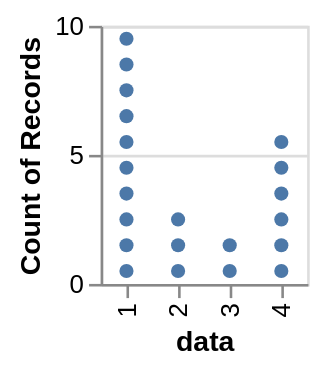

Here is the Vega-Lite specification saved for this chart:
### Vega specification from a JSON file in a GitHub repository (floating-point values rounded to 4 significant figures)
{"$schema": "https://vega.github.io/schema/vega/v5.json", "description": "A Wilkinson Dot Plot created by generating an id and stacking data points", "background": "white", "padding": 5, "height": 100, "style": "cell", "data": [{"name": "source_0", "values": [1, 1, 1, 1, 1, 1, 1, 1, 1, 1, 2, 2, 2, 3, 3, 4, 4, 4, 4, 4, 4]}, {"name": "data_0", "source": "source_0", "transform": [{"type": "window", "params": [null], "as": ["id"], "ops": ["rank"], "fields": [null], "sort": {"field": [], "order": []}}, {"type": "aggregate", "groupby": ["data", "id"], "ops": ["count"], "fields": [null], "as": ["__count"]}, {"type": "stack", "groupby": ["data"], "field": "__count", "sort": {"field": ["id"], "order": ["descending"]}, "as": ["__count_start", "__count_end"], "offset": "zero"}]}], "signals": [{"name": "x_step", "value": 20}, {"name": "width", "update": "bandspace(domain('x').length, 1, 0.5) * x_step"}], "marks": [{"name": "marks", "type": "symbol", "style": ["circle"], "from": {"data": "data_0"}, "encode": {"update": {"fill": {"value": "#4c78a8"}, "x": {"scale": "x", "field": "data"}, "y": {"signal": "scale(\"y\", 0.5 * datum[\"__count_start\"] + 0.5 * datum[\"__count_end\"])"}, "shape": {"value": "circle"}}}}], "scales": [{"name": "x", "type": "point", "domain": {"data": "data_0", "field": "data", "sort": true}, "range": {"step": {"signal": "x_step"}}, "padding": 0.5}, {"name": "y", "type": "linear", "domain": {"data": "data_0", "fields": ["__count_start", "__count_end"]}, "range": [{"signal": "height"}, 0], "nice": true, "zero": true}], "axes": [{"scale": "y", "orient": "left", "gridScale": "x", "grid": true, "tickCount": {"signal": "ceil(height/40)"}, "domain": false, "labels": false, "maxExtent": 0, "minExtent": 0, "ticks": false, "zindex": 0}, {"scale": "x", "orient": "bottom", "grid": false, "title": "data", "labelAlign": "right", "labelAngle": 270, "labelBaseline": "middle", "labelOverlap": true, "zindex": 0}, {"scale": "y", "orient": "left", "grid": false, "title": "Count of Records", "labelOverlap": true, "tickCount": {"signal": "ceil(height/40)"}, "zindex": 0}], "config": {"background": "white"}}
